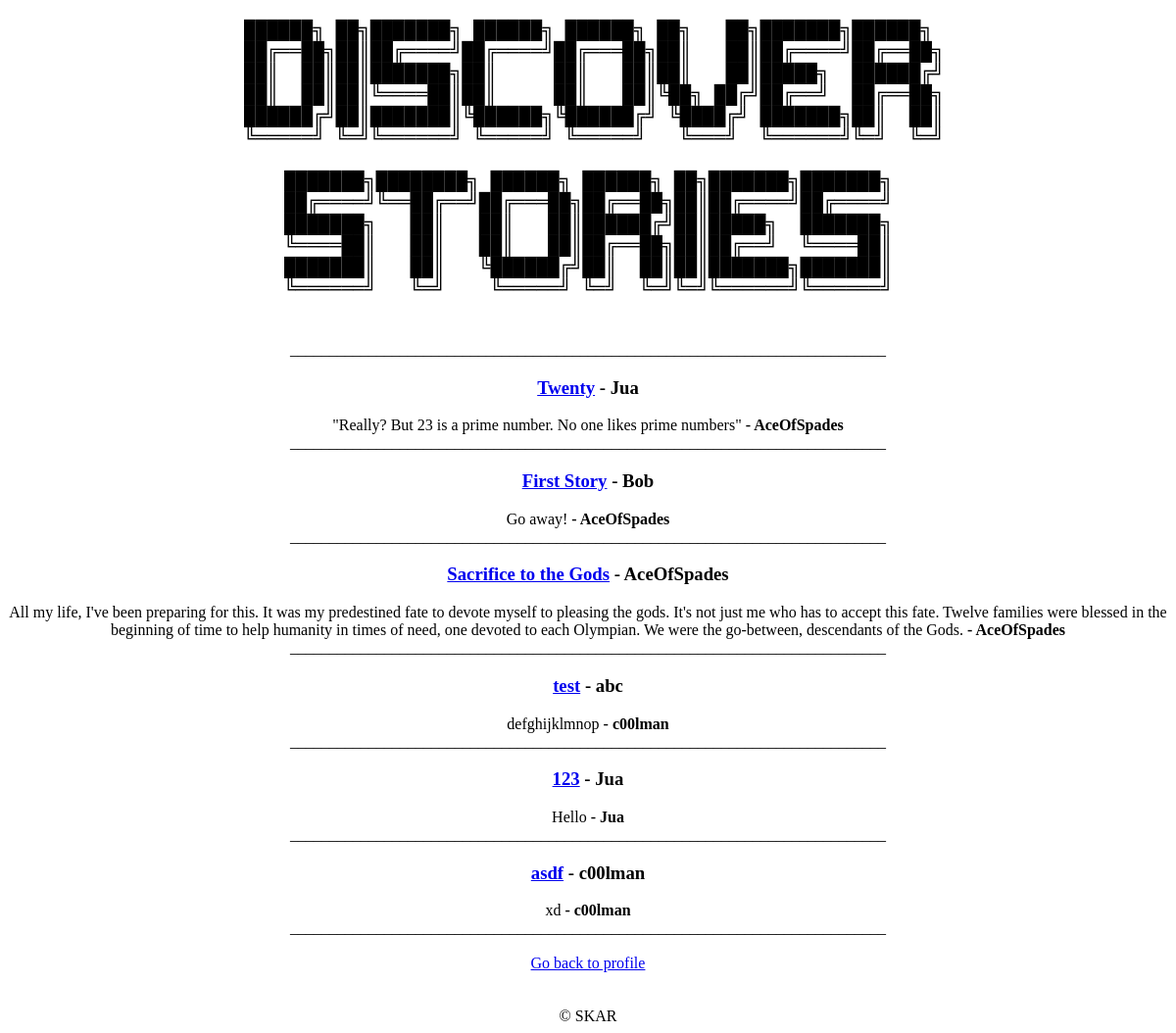
/discover (signed in), run on an earlier commit of the app's database.
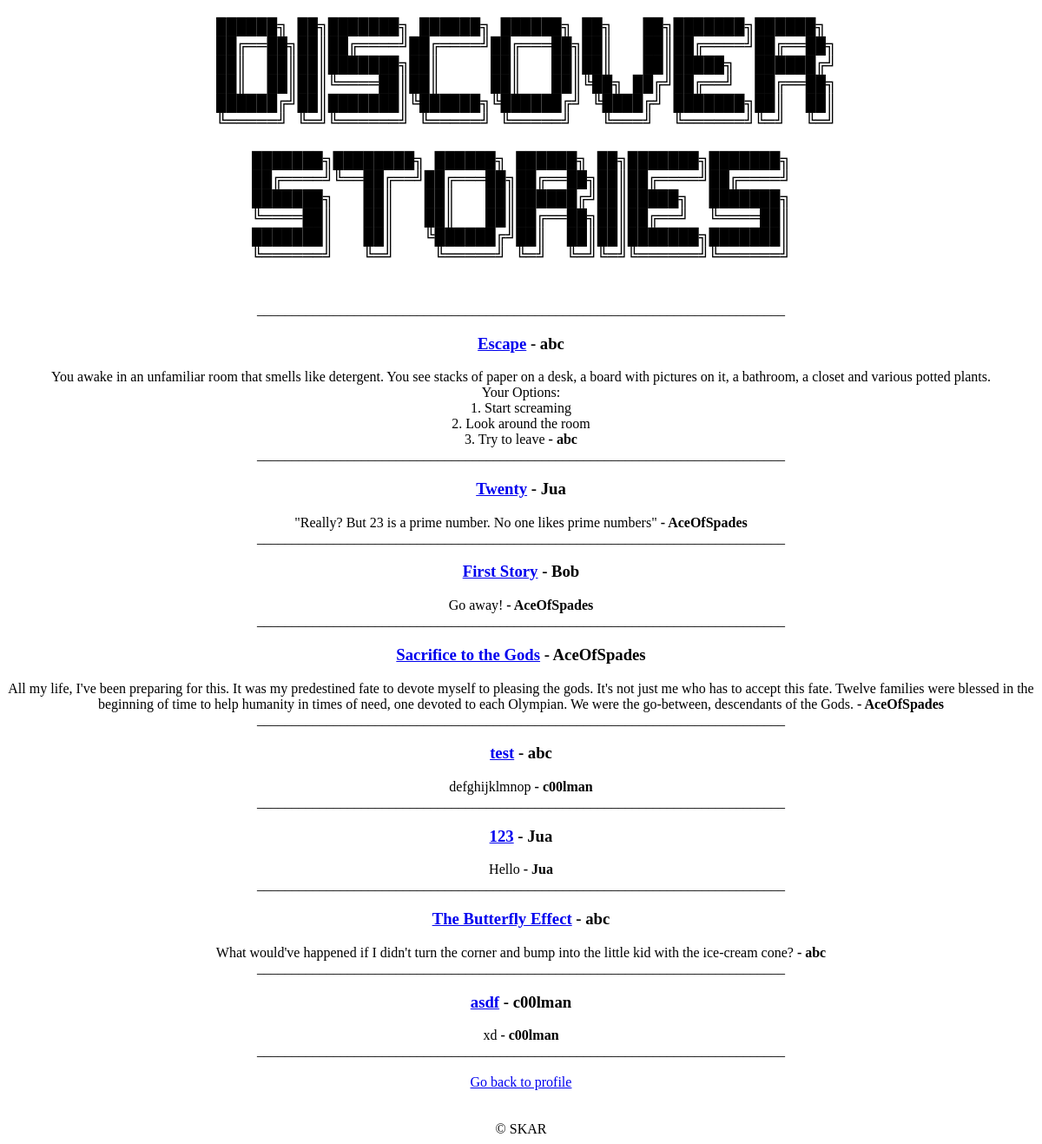
And on a later commit of the database.
### tables this page shows
CREATE TABLE stories(name TEXT, username TEXT, contrib TEXT);

### app.py (the view)
@app.route('/discover')
def discover():
    if not('user' in session):
        return redirect('/')
    def getA(storyname):
        return story.getAuthor(storyname)
    def getSA(storyname, content):
        return story.getSpecificAuthor(storyname, content)
    storiesList = story.getDiscoverDict(session['user'])
    if len(story.getAll()) == 0:
        flash('There are no stories, please contribute')
        return redirect('/contribute')
    if len(storiesList) == 0:
        storiesList = ['WOW you\'ve contributed to all stories available!']
    return render_template('discover.html', keys = storiesList.keys(), dct = storiesList, ga = getA, gsa = getSA)

### util/story.py (called while the page is built)
def getAll():
    db = sqlite3.connect("data/info.db")
    c = db.cursor()
    c.execute("SELECT name FROM stories")
    everything = c.fetchall()
    output = set()
    for i in everything:
        output.add(i[0])
    db.close()
    return(output)

def getStories(username):
    db = sqlite3.connect("data/info.db")
    c = db.cursor()
    c.execute("SELECT name FROM stories WHERE username = ?", (username,))
    rows = c.fetchall()
    output = set()
    for i in rows:
        output.add(i[0])
    db.close()
    return(output)

def getUndiscovered(username):
    db = sqlite3.connect("data/info.db")
    c = db.cursor()
    output = getAll() - getStories(username)
    db.close()
    return output

def getLast(storyname):
    db = sqlite3.connect("data/info.db")
    c = db.cursor()
    for i in c.execute("SELECT contrib FROM stories WHERE name = ? ORDER BY ROWID DESC LIMIT 1;",(storyname,)):
        db.close()
        return [i[0]]
    else:
        db.close()
        return ["Story does not exist"]

### templates/discover.html (shortened to what this page needs)
{% extends 'basetemplate.html' %}
{% block body %}
<center>
    <h2>
        <pre>
██████╗ ██╗███████╗ ██████╗ ██████╗ ██╗   ██╗███████╗██████╗
 ██╔══██╗██║██╔════╝██╔════╝██╔═══██╗██║   ██║██╔════╝██╔══██╗
 ██║  ██║██║███████╗██║     ██║   ██║██║   ██║█████╗  ██████╔╝
 ██║  ██║██║╚════██║██║     ██║   ██║╚██╗ ██╔╝██╔══╝  ██╔══██╗
 ██████╔╝██║███████║╚██████╗╚██████╔╝ ╚████╔╝ ███████╗██║  ██║
 ╚═════╝ ╚═╝╚══════╝ ╚═════╝ ╚═════╝   ╚═══╝  ╚══════╝╚═╝  ╚═╝
███████╗████████╗ ██████╗ ██████╗ ██╗███████╗███████╗
██╔════╝╚══██╔══╝██╔═══██╗██╔══██╗██║██╔════╝██╔════╝
███████╗   ██║   ██║   ██║██████╔╝██║█████╗  ███████╗
╚════██║   ██║   ██║   ██║██╔══██╗██║██╔══╝  ╚════██║
███████║   ██║   ╚██████╔╝██║  ██║██║███████╗███████║
╚══════╝   ╚═╝    ╚═════╝ ╚═╝  ╚═╝╚═╝╚══════╝╚══════╝
        </pre>
    </h2>
    ____________________________________________________________________________
    {% for key in keys %}
    <h3><a href = '/edit?story={{ key }}'> {{ key }}</a> - {{ ga(key) }}</h3>
      {{ dct[key]|safe }}
    <b> - {{ gsa(key, dct[key]) }}</b>
    <br>
    ____________________________________________________________________________
    {% endfor %}
    <br><br>
    <a href="/profile">Go back to profile</a>
    <br><br>
</center>
{% endblock %}

What changed in the data, as far as the page shows it:
added stories: name "Escape", name+username "abc", name+contrib "You awake in an unfamiliar room that smells like detergent. You see stacks of paper on a desk, a board with pictures on it, a bathroom, a closet and various potted plants. Your Options: 1. Start screaming 2. Look around the room 3. Try to leave", name+contrib+username "abc"
added stories: name "The Butterfly Effect", name+username "abc", name+contrib "What would've happened if I didn't turn the corner and bump into the little kid with the ice-cream cone?", name+contrib+username "abc"
